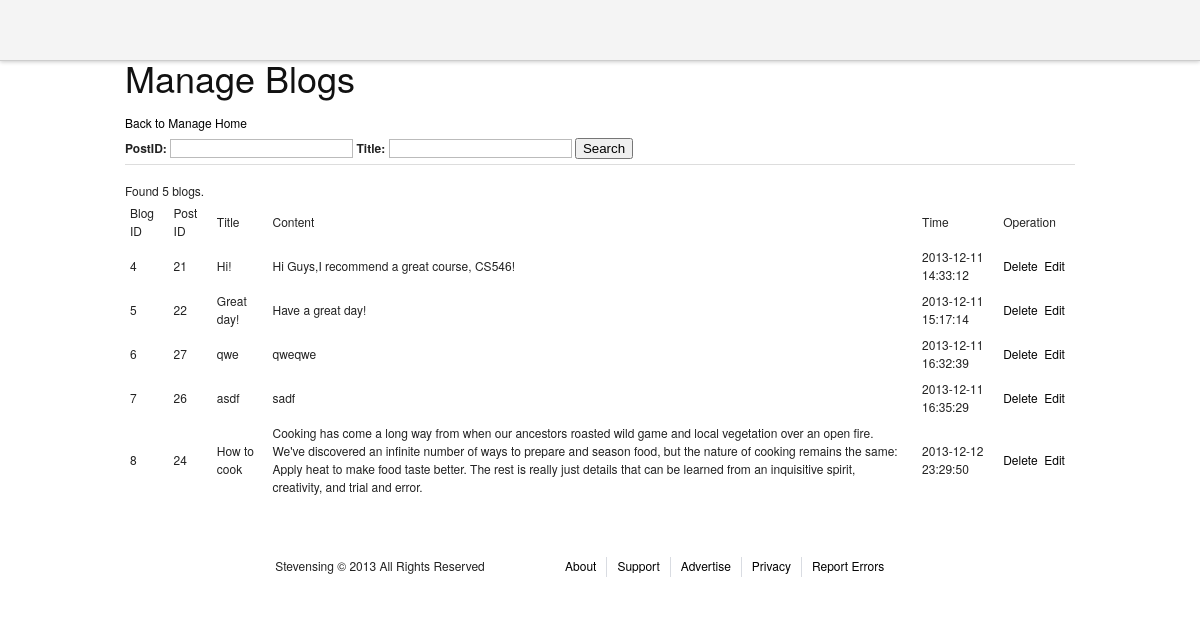
The app's page /admin/manageblogs.php with its own data.
### tables this page shows
CREATE TABLE IF NOT EXISTS `blogs` (
  `blog_id` int(11) NOT NULL AUTO_INCREMENT,
  `user_id` int(11) NOT NULL,
  `title` varchar(200) NOT NULL,
  `content` text NOT NULL,
  `timestamp` timestamp NOT NULL DEFAULT CURRENT_TIMESTAMP ON UPDATE CURRENT_TIMESTAMP,
  PRIMARY KEY (`blog_id`),
  KEY `user_id` (`user_id`)
);

### admin/manageblogs.php (the view, shortened to what this page needs)
<?php
include "header.php";
include "../mysqli_connection.php";
?>
<div>
<h1>Manage Blogs</h1>
<a href = "adminhome.php">Back to Manage Home</a>
</div>
<div>
<form action = "#" method = "GET">
<label for = "user_id">PostID: </label>
<input type = "text" name = "user_id" value = "<?php echo isset($_GET['user_id'])?$_GET['user_id']:"";?>" />
<label for = "title">Title: </label>
<input type = "text" name = "title" value = "<?php echo isset($_GET['title'])?$_GET['title']:"";?>" />
<input type = "submit" value = "Search" />
</form>
</div>
<hr />
<div>
<table>
<thead >
<td>Blog ID</td><td>Post ID</td><td>Title</td><td>Content</td><td>Time</td><td>Operation</td>
</thead>
<tbody>
<?php
$filter = "true";
$perNumber = 25;
if(isset($_GET['page']))$page = $_GET['page'];
else $page=1;
$count = $mysqli->query("select count(*) from blogs WHERE " . $filter . ";");
$rs = mysqli_fetch_array($count);
$totalNumber = $rs[0];
if ($totalNumber == 0){
        echo "<div><font color='red'>No result!</font></div>";
}
else{
        echo "<div>Found " . $totalNumber. " blogs.</div>";
}
$startCount = ($page - 1) * $perNumber;
$result = $mysqli->query("select * from blogs WHERE (" . $filter .") LIMIT $startCount, $perNumber");
if ($result){
        while ($row = mysqli_fetch_array($result)){
?>
<tr>
<td><?php echo $row["blog_id"];?></td>
<td><?php echo $row["user_id"];?></td>
<td><?php echo $row["title"];?></td>
<td><?php echo $row["content"];?></td>
<td><?php echo $row["timestamp"];?></td>
<td><a href="javascript:" onclick = "show_delete_yes(this,<?php echo $row['blog_id'];?>);" >Delete</a>&nbsp&nbsp<a href="editstatus.php?id=<?php echo $row['blog_id'];?>">Edit</a></td>
</tr>
</tbody>
<?php
        }
 }
?>
</table>
</div>
<?php
include "footer.php";

### stylesheets/screen.css (style rules this page uses)
html { margin:0;padding:0;border:0; }
body, div, span, object, iframe, h1, h2, h3, h4, h5, h6, p, blockquote, pre, a, abbr, acronym, address, code, del, dfn, em, img, q, dl, dt, dd, ol, ul, li, fieldset, form, label, legend, table, caption, tbody, tfoot, thead, tr, th, td, article, aside, dialog, figure, footer, header, hgroup, nav, section { margin:0;padding:0;border:0;font-size:100%;font:inherit;vertical-align:baseline; }
body { line-height:1.5;background:white; }
table { border-collapse:separate;border-spacing:0; }
caption, th, td { text-align:left;font-weight:normal;float:none !important; }
table, th, td { vertical-align:middle; }
html { font-size:100.01%; }
body { font-size:75%;color:#222;background:#fff;font-family:"Helvetica Neue", Arial, Helvetica, sans-serif; }
h1, h2, h3, h4, h5, h6 { font-weight:normal;color:#111; }
h1 { font-size:3em;line-height:1;margin-bottom:0.5em; }
a { color:#06c;text-decoration:underline; }
table { margin-bottom:1.4em;width:100%; }
th, td, caption { padding:4px 10px 4px 5px; }
label { font-weight:bold; }
input[type=text], input[type=password], input[type=url], input[type=email], input.text, input.title, textarea { background-color:#fff;border:1px solid #bbb;color:#000; }
input[type=text], input[type=password], input[type=url], input[type=email], input.text, input.title, textarea, select { margin:0.5em 0; }
hr { background:#ddd;color:#ddd;clear:both;float:none;width:100%;height:1px;margin:0 0 17px;border:none; }

### stylesheets/common.css (style rules this page uses)
body { font-family: 'Helvetica Neue', Helvetica, Arial, 'lucida grande',tahoma,verdana,arial,sans-serif; }
a, a:hover, a:visited, a:link { color: #000; text-decoration: none; }

### records on screen
blogs: blog_id "4", user "21", title "Hi!", content "Hi Guys,I recommend a great course, CS546!", timestamp "2013-12-11 14:33:12"
blogs: blog_id "5", user "22", title "Great day!", content "Have a great day!", timestamp "2013-12-11 15:17:14"
blogs: blog_id "6", user "27", title "qwe", content "qweqwe", timestamp "2013-12-11 16:32:39"
blogs: blog_id "7", user "26", title "asdf", content "sadf", timestamp "2013-12-11 16:35:29"
blogs: blog_id "8", user "24", title "How to cook", content "Cooking has come a long way from when our ancestors roasted wild game and local vegetation over an open fire. We've discovered an infinite number of ways to prepare and season food, but the nature of cooking remains the same: Apply heat to make food taste better. The rest is really just details that can be learned from an inquisitive spirit, creativity, and trial and error.", timestamp "2013-12-12 23:29:50"

### other values on screen
$totalNumber "5"
